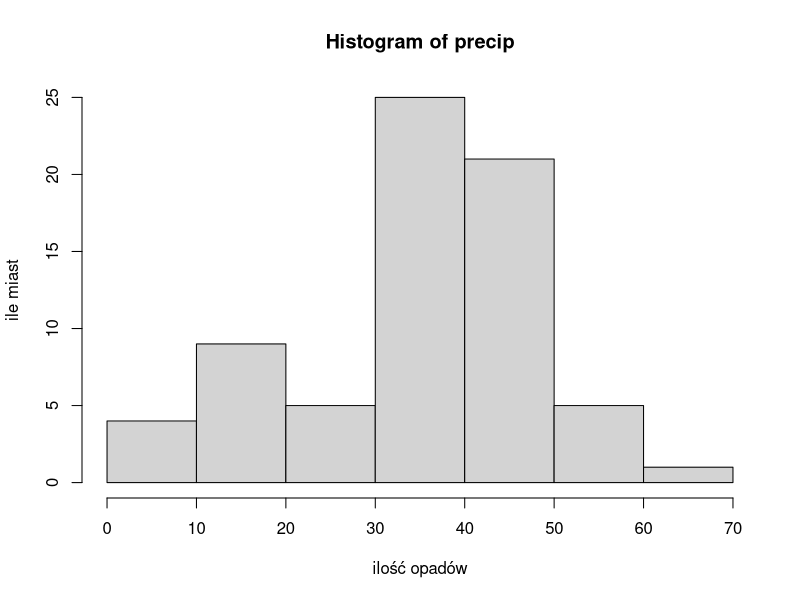
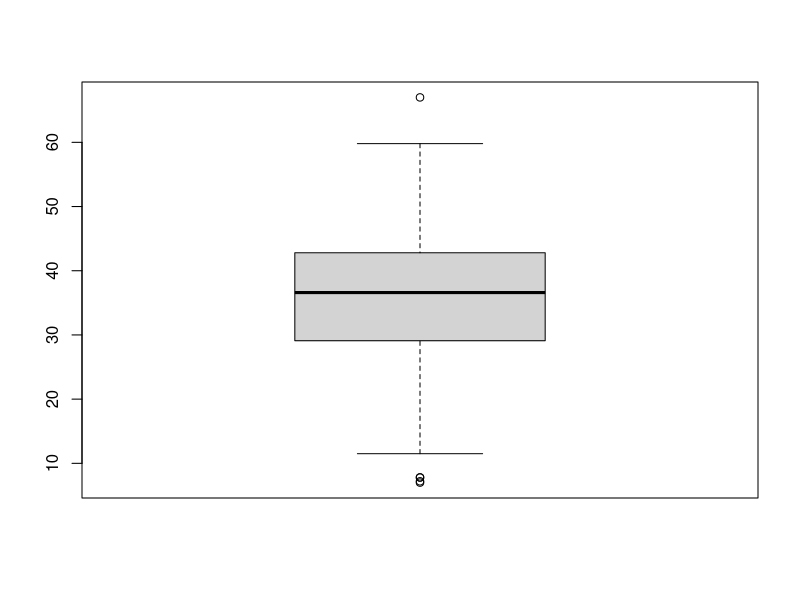

R code for these plots, in order:
#1. Jaka jest średnia i mediana opadów w rejestrowanych miastach?
mean(precip)
median(precip)
  
#2. Jaka jest wariancja i odchylenie standardowe opadów?
var(precip)
sd(precip)
  
#3. Jaki jest rozstęp opadów? [Uwaga: standardowa funkcja range() nie liczy wprost rozstępu tylko wektor dwuelementowy zawierający minimum i maksimum].
rozstep <- range(precip)[2] - range(precip)[1]
rozstep

#4. Jaki jest rozstęp międzykwartylowy? Porównaj wynik uzyskany przy pomocy funkcji IQR() (?IQR) z wynikiem uzyskanym (jak na wykładzie) przy pomocy funkcji fivenum() (?fivenum).
IQR(precip)
fivenum(precip)

#5. Jakie jest odchylenie przeciętne od średniej? Jakie jest odchylenie przeciętne od mediany?
mad(precip, center = mean(precip))
mad(precip, center = median(precip))


#6. Jaki jest poziom opadów w miastach, których nazwa zaczyna się na “M” (?startsWith)?
cities <- names(precip)

for (i in 1:length(cities)){
  if (startsWith(cities[i], "M")){
    print(precip[i])
  }
}


  
#7. W których miastach opady są równe średniej?
cities <- names(precip)

for(i in 1:length(cities)){
  if (precip[[i]] == round(mean(precip))){
    print(cities[i])
  }
}
  
#8. W których miastach opady różnią się od mediany nie więcej niż 0.5 cala?
cities <- names(precip)
range <- 1:length(cities)

for (i in range){ #jeśli dane są w inch. jeśli nie, to *0.4 jeszcze precip i median
  if ((precip[i] >= median(precip) - 0.5) & (precip[i] <= median(precip + 0.5))){
    print(cities[i])
  }
}
  
#9. W którym mieście opady są najmniejsze, a w którym największe?
sorted <- sort(precip)
mini <- names(sorted[1])
maxi <- names(sorted[length(precip)])
print(paste("Najmniejsze opady są w", mini))
print(paste("Największe opdady są w", maxi))


  
#10. Ile jest miast z opadami powyżej średniej?
ans <- 0

for (i in 1:length(precip)){
  if (precip[i] > mean(precip)){
    ans <- ans + 1
  }
}
ans


#11. W których miastach opady leżą powyżej górnego kwartyla?
kwartyle <- quantile(precip) #górny kwartyl to ten >= 75%
cities <- names(precip)

for (i in 1:length(precip)){
  if (precip[i] > kwartyle[4]){
    print(cities[i])
  }
}
  
#12. W których miastach opady leżą poniżej dolnego kwartyla?
kwartyle <- quantile(precip) #górny kwartyl to ten <= 25%
cities <- names(precip)

for (i in 1:length(precip)){
  if (precip[i] < kwartyle[2]){
    print(cities[i])
  }
}  
#13. Narysuj histogram rozkładu. Jakie wnioski na temat rozkładu można z niego wyciągnąć?
  hist(precip, xlab="ilość opadów", ylab="ile miast")
  
#14. Narysuj wykres pudełkowy rozkładu. Jakie z niego płyną wnioski? Które miasta stanowią wartości odstające na wykresie pudełkowym (?boxplot, ?boxplot.stats)?
boxplot(precip)  
boxplot.stats(precip)
  
  
  
  